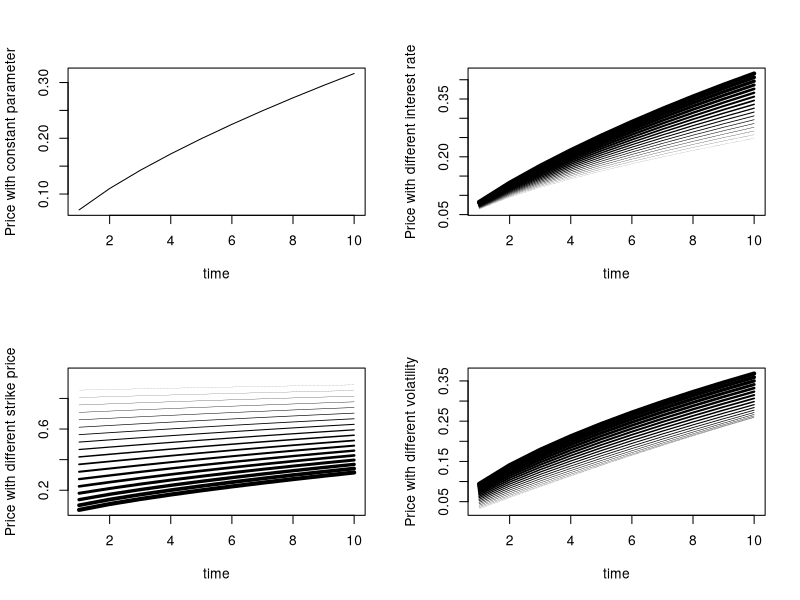

Write R code to recreate this figure.
##580
##Fang Qijie
##35301506

##First difine the Black-Scholes function
Black_Scholes <- function(S, ro, c, sigma, t){
 
  firstpart <- S * pnorm((log(S/c) + (ro + sigma^2 / 2)*t) / (sigma*sqrt(t)))
  secondpart <- c * exp(-ro*t)*pnorm((log(S/c) + (ro - sigma^2 / 2)*t) / (sigma*sqrt(t)))
  P <- firstpart - secondpart
  return(P)
}

par(mfrow = c(2,2))
##The original parameter are S = 1, ro = 0.03, c = 1, sigma^2 = 0.02, t = 10
P1 <- rep(0,10)
for (i in 1:10){
  P1[i] <- Black_Scholes(1, 0.03, 1, sqrt(0.02), i)
}
plot(P1, type = "l", xlab = "time", ylab = "Price with constant parameter")


P <- matrix(NA,10,20)

##Change interest rate (rho)

 for (i in 1:10){
   for (j in 1:20){
     ro <- 0.01 + (j * 0.002)
     P[i,j] <- Black_Scholes(1,ro, 1, sqrt(0.02), i)
   }
 }
 
 plot(range(c(1:10)),range(P),type = "n",xlab = "time", ylab = "Price with different interest rate")
 
 for (i in 1:dim(P)[2]){
   lines(c(1:10),P[,i], lwd = (i/10)^2) #lines get thicker with increasing rho
 }
 
##Change strike Price (c)

P <- matrix(NA,10,20)
for (i in 1:10){
  for (j in 1:20){
    c <- 0 + (j * 0.05)
    P[i,j] <- Black_Scholes(1,0.03, c, sqrt(0.02), i)
  }
}

plot(range(c(1:10)),range(P),type = "n", xlab = "time", ylab = "Price with different strike price")

for (i in 1:dim(P)[2]){
  lines(c(1:10),P[,i], lwd = (i/10)^2) #lines get thicker with increasing c
}

##Change volatility (sigma)

P <- matrix(NA,10,20)
 for (i in 1:10){
   for (j in 1:20){
     sigma <- 0 + (j * 0.01)
     P[i,j] <- Black_Scholes(1,0.03, 1, sigma, i)
   }
 }

plot(range(c(1:10)),range(P),type = "n", xlab = "time", ylab = "Price with different volatility")

 for (i in 1:dim(P)[2]){
    lines(c(1:10),P[,i], lwd = (i/10)^2) #lines get thicker with increasing sigma
  }

